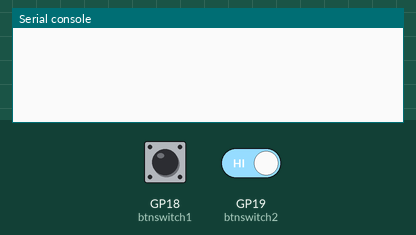
This program was run on a simulated Raspberry Pi Pico running CircuitPython. Parts: the last lines printed to the serial console. Inputs (shaded band) come from the test bench; at power-on: GP18 (btnswitch1) HIGH, GP19 (btnswitch2) HIGH. USB keyboard and mouse output is not drawn.

Above: at 1.2 s.
1.3 s: GP18 (btnswitch1) pulled LOW for 0.15 s
At 2.6 s:
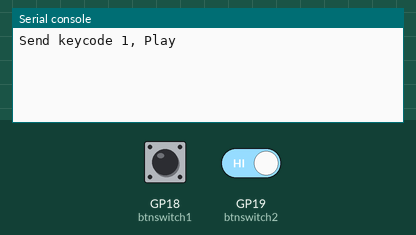
2.9 s: GP18 (btnswitch1) driven LOW and GP19 (btnswitch2) driven LOW
At 4.3 s:
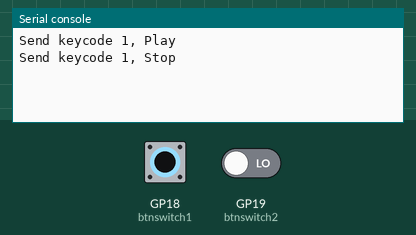

Measured:
- after the input at 1.3 s, the serial console: prints a new line after 0.15 s (image 1)
- after the input at 2.9 s, the serial console: prints a new line at once (image 2)

The program:

code.py
```python
#  Makes a Raspberry Pi Pico act as a HID keyboard with the sole purpose of
#  sending a keycode when a switch between GP1 and GND is opened or closed.
#  Specifically intended to be used with Blocks together with triggering headphones from
#  https://www.interpretationshop.co.uk/product/heavy-duty-handset-standard-autoplay/
#  Logic of the sketch: When headphone is lifted (switch opened), keycode "1" is sent.
#  When headphone is hung back, keycode "0" is sent.
#  2022-10-12 David Cinthio, Malmö museer

import time
import board
import usb_hid
import digitalio
from adafruit_hid import keyboard
from digitalio import DigitalInOut, Direction, Pull

#  Pinout below for Pi Pico
btnswitch1 = digitalio.DigitalInOut(board.GP18)
btnswitch1.direction = digitalio.Direction.INPUT
btnswitch1.pull = digitalio.Pull.UP
prev_state1 = btnswitch1.value

btnswitch2 = digitalio.DigitalInOut(board.GP19)
btnswitch2.direction = digitalio.Direction.INPUT
btnswitch2.pull = digitalio.Pull.UP
prev_state2 = btnswitch2.value

kbd = keyboard.Keyboard(usb_hid.devices)

while True:
    cur_state1 = btnswitch1.value
    cur_state2 = btnswitch2.value
    if cur_state1 != prev_state1 or cur_state2 != prev_state2:
        if (not cur_state1) and (not cur_state2):
            # if both headphones are down, stop playing
            print("Send keycode 1, Stop")
            kbd.release(keyboard.Keycode.ONE)
            # start playing if one of the headphones are picked up (and none were picked up before)
        elif (cur_state1 and not prev_state2) or (cur_state2 and not prev_state1):
            print("Send keycode 1, Play")
            kbd.press(keyboard.Keycode.ONE)

    prev_state1 = cur_state1
    prev_state2 = cur_state2
```
